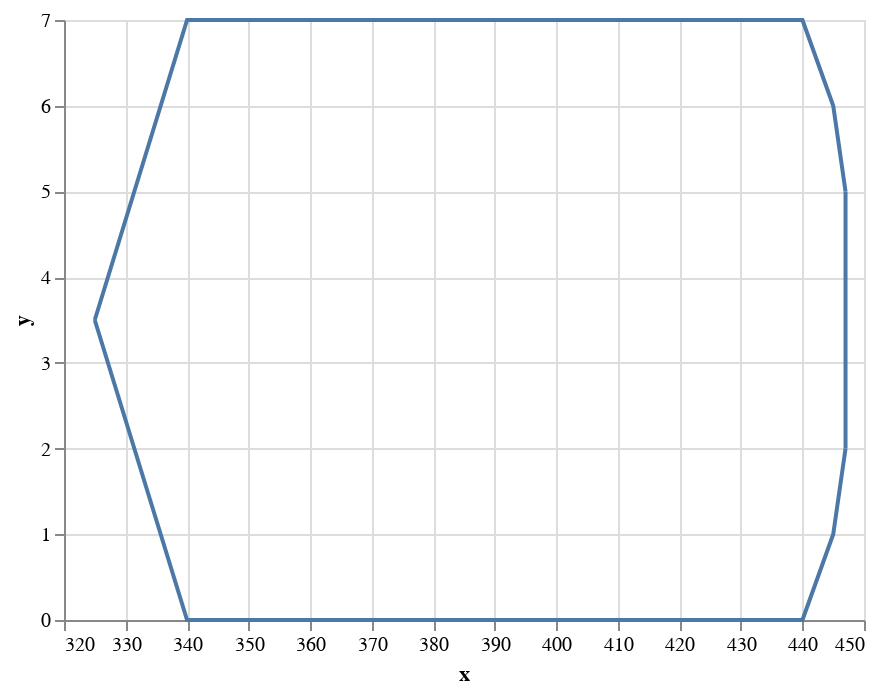

The cell this chart's notebook holds for it:
### Markdown cell above
### 3. Ship outline

### Code cell
ship_outline_1 = pd.DataFrame({"x" : [325,340, 440, 445, 447],
                               "y" : [3.5, 7, 7, 6, 5]})

ship_outline_2 = pd.DataFrame({"x" : [325,340, 440, 445, 447],
                              "y" :  [3.5, 0, 0, 1, 2]})

ship_outline_3 = pd.DataFrame({"x" : [447,447],
                              "y" :  [2, 5]})

chart_ship_outline_1 = alt.Chart(ship_outline_1).mark_line().encode(
    alt.X('x:Q'),
    alt.Y('y:Q')
)
chart_ship_outline_2 = alt.Chart(ship_outline_2).mark_line().encode(
    alt.X('x:Q'),
    alt.Y('y:Q')
)
chart_ship_outline_3 = alt.Chart(ship_outline_3).mark_line().encode(
    alt.X('x:Q'),
    alt.Y('y:Q')
)
chart_ship_outline = chart_ship_outline_1 + chart_ship_outline_2 + chart_ship_outline_3
chart_ship_outline

### Figure 1 — Vega-Lite specification as saved in the notebook (floating-point values rounded to 4 significant figures)
{"$schema": "https://vega.github.io/schema/vega-lite/v3.4.0.json", "config": {"mark": {"tooltip": null}, "view": {"height": 300, "width": 400}}, "datasets": {"data-246c2b9bcb306b5ff7ae5408df7bc874": [{"x": 325, "y": 3.5}, {"x": 340, "y": 0}, {"x": 440, "y": 0}, {"x": 445, "y": 1}, {"x": 447, "y": 2}], "data-d77c64ff8010497b3a6ac0862ca66693": [{"x": 447, "y": 2}, {"x": 447, "y": 5}], "data-eafd86216bcd26664c2f502352fd1040": [{"x": 325, "y": 3.5}, {"x": 340, "y": 7}, {"x": 440, "y": 7}, {"x": 445, "y": 6}, {"x": 447, "y": 5}]}, "layer": [{"data": {"name": "data-eafd86216bcd26664c2f502352fd1040"}, "encoding": {"x": {"field": "x", "type": "quantitative"}, "y": {"field": "y", "type": "quantitative"}}, "mark": "line"}, {"data": {"name": "data-246c2b9bcb306b5ff7ae5408df7bc874"}, "encoding": {"x": {"field": "x", "type": "quantitative"}, "y": {"field": "y", "type": "quantitative"}}, "mark": "line"}, {"data": {"name": "data-d77c64ff8010497b3a6ac0862ca66693"}, "encoding": {"x": {"field": "x", "type": "quantitative"}, "y": {"field": "y", "type": "quantitative"}}, "mark": "line"}]}
